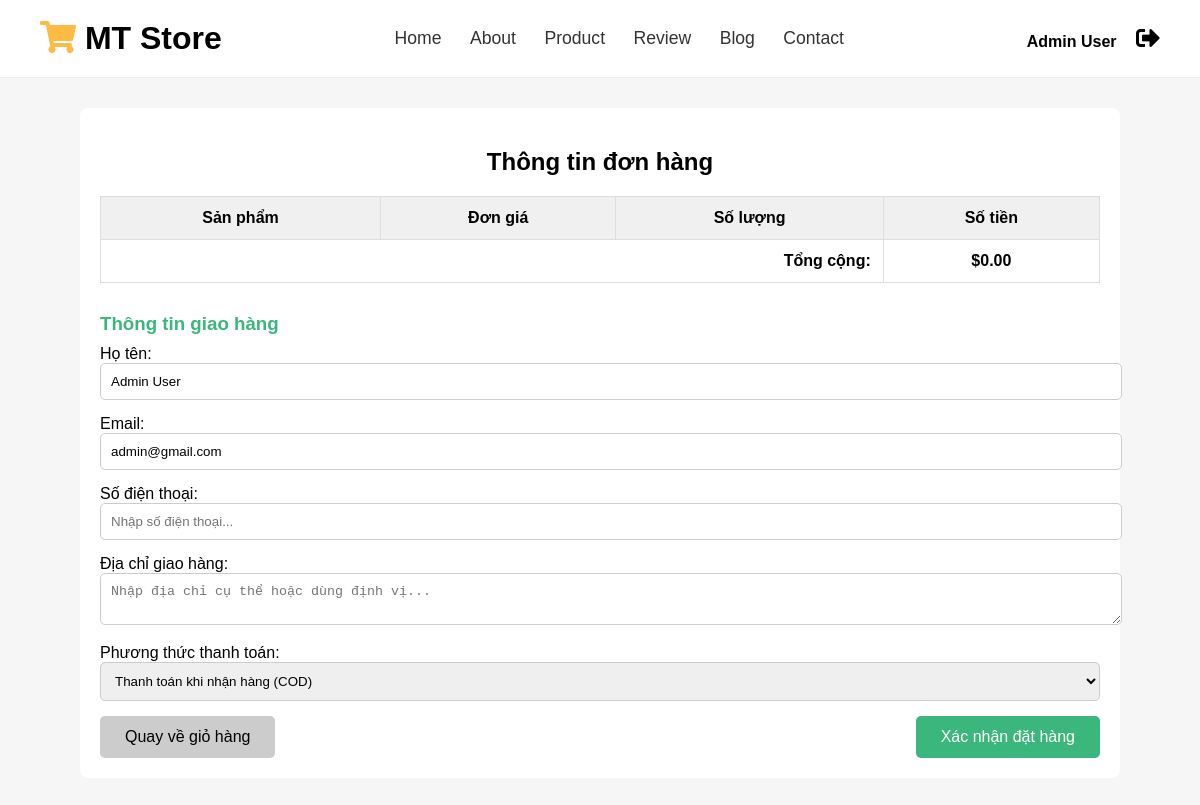
Page /font-end/checkout.php (signed in) on the committed database.
### tables this page shows
CREATE TABLE `users` (
  `user_id` int(11) NOT NULL,
  `email` varchar(100) NOT NULL,
  `password` varchar(255) NOT NULL,
  `full_name` varchar(100) DEFAULT NULL,
  `is_admin` tinyint(1) DEFAULT 0
);

### font-end/checkout.php (the view, shortened to what this page needs)
<?php
include 'db.php';
$uid = $_SESSION['user_id'];
$stmt = $conn->prepare("SELECT full_name, email FROM users WHERE user_id = ?");
$stmt->bind_param("i", $uid);
$stmt->execute();
$user = $stmt->get_result()->fetch_assoc();
$total = 0;
?>
<!DOCTYPE html>
<html lang="vi">
<head>
    <link rel="stylesheet" href="https://cdnjs.cloudflare.com/ajax/libs/font-awesome/5.15.4/css/all.min.css">
</head>
<body>
    <header class="header">
        <a href="index.php" class="logo"><i class="fas fa-shopping-cart"></i> MT Store</a>
        <nav class="navbar">
            <a href="index.php">Home</a>
            <a href="about.php">About</a>
            <a href="product.php">Product</a>
            <a href="review.php">Review</a>
            <a href="blog.php">Blog</a>
            <a href="index.php">Contact</a>
        </nav>
        <div class="icons">
            <span><?= htmlspecialchars($user['full_name']) ?></span>
            <div class="fas fa-sign-out-alt" onclick="location.href='logout.php'"></div>
        </div>
    </header>
    <div class="container">
        <h2>Thông tin đơn hàng</h2>
        <form action="process_order.php" method="POST">
            <table>
                <thead>
                    <tr>
                        <th>Sản phẩm</th>
                        <th>Đơn giá</th>
                        <th>Số lượng</th>
                        <th>Số tiền</th>
                    </tr>
                </thead>
                <tbody>
                    <tr>
                        <td colspan="3" style="text-align:right;"><strong>Tổng cộng:</strong></td>
                        <td><strong>$<?= number_format($total, 2) ?></strong></td>
                    </tr>
                </tbody>
            </table>
            <div class="form-section">
                <h3>Thông tin giao hàng</h3>
                <label>Họ tên:</label>
                <input type="text" name="name" value="<?= htmlspecialchars($user['full_name']) ?>" required>
                <label>Email:</label>
                <input type="text" name="email" value="<?= htmlspecialchars($user['email']) ?>" required>
                <label>Số điện thoại:</label>
                <input type="tel" name="phone" placeholder="Nhập số điện thoại..." required>
                <label>Địa chỉ giao hàng:</label>
                <textarea name="address" placeholder="Nhập địa chỉ cụ thể hoặc dùng định vị..." required></textarea>
                <label>Phương thức thanh toán:</label>
                <select name="payment_method" required>
                    <option value="cash">Thanh toán khi nhận hàng (COD)</option>
                </select>
            </div>
            <div class="form-actions">
                <button type="button" class="back" onclick="window.location.href='cart.php'">Quay về giỏ hàng</button>
                <button type="submit" class="submit">Xác nhận đặt hàng</button>
            </div>
        </form>
    </div>
</body>
</html>

### font-end/checkout.php (style rules this page uses)
body { font-family: Arial; margin: 0; padding: 0; background: #f6f6f6; }
.header { background: #fff; padding: 20px 40px; display: flex; justify-content: space-between; align-items: center; border-bottom: 1px solid #eee; }
.logo { font-size: 2rem; font-weight: bold; color: #000; text-decoration: none; }
.logo i { color: #ffba43; }
.navbar a { margin: 0 12px; color: #333; text-decoration: none; font-size: 1.1rem; }
.icons .fas { margin-left: 15px; font-size: 1.5rem; cursor: pointer; }
.icons span { font-weight: bold; margin-left: 10px; }
.container { max-width: 1000px; margin: 30px auto; background: #fff; padding: 20px; border-radius: 8px; }
h2 { text-align: center; margin-bottom: 20px; }
table { width: 100%; border-collapse: collapse; margin-bottom: 30px; }
th, td { border: 1px solid #ddd; padding: 12px; text-align: center; }
th { background: #f0f0f0; }
input, select, textarea { width: 100%; padding: 10px; margin-bottom: 15px; border: 1px solid #ccc; border-radius: 5px; }
.form-section h3 { margin-bottom: 10px; color: #3bb77e; }
.form-actions { display: flex; justify-content: space-between; }
.form-actions button { padding: 12px 25px; font-size: 1rem; border: none; cursor: pointer; border-radius: 5px; }
.form-actions .back { background: #ccc; }
.form-actions .submit { background: #3bb77e; color: white; }

### rows in the picture
users: full_name "Admin User", name "Admin User", email "admin@gmail.com"

### other values in the picture
$total "0.00"
